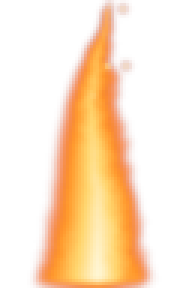
#> input picture Assets/Resources/Props/flame_1.png, 64 x 96 px, given as the content of the folder ../Assets/Resources/Props/Player, which was not available (shown 3 times larger)
$ python import_character_art.py ../Assets/Resources/Props
#> lines starting #> are read from the running program, lines starting #| are printed output that depends on the picture; after the words box and inside, x2 and y2 are one past the last pixel; in counts of white or black regions, pixels touching at a corner belong together; pictures that were not available may be replaced by others from this repository, and a replacement may not be noted
"""Import externally made character frames (128x128 RGBA PNGs named idle_0.. etc.) into the project.
Usage: python Tools/import_character_art.py <folder containing Player/ and Husk/>
Each frame is (1) dropped to the ground line (lowest opaque pixel -> bottom row) and (2) shifted horizontally so the
torso centre sits on a fixed anchor, then placed on a wider 192x128 canvas so swords/capes are not cut off by the shift.
The importer pivot is then (ANCHOR_X / CANVAS_W, 0).  Keep ANCHOR_X / CANVAS_W in sync with SpriteImportProcessor.cs."""
import glob, os, sys
import numpy as np
from PIL import Image
from scipy import ndimage   # pip install scipy

CANVAS_W, CANVAS_H, ANCHOR_X = 192, 128, 80
MIN_BLOB = 150
OUT = os.path.join(os.path.dirname(os.path.abspath(__file__)), '..', 'Assets', 'Resources', 'Sprites')


def process(src, dst):
#> called with src = '_only/flame_1.png'
    im = Image.open(src).convert('RGBA')
#> im is the input picture: PIL image 64x96 RGBA; mean R, G, B, A 185.2, 73.7, 36.2, 76
    arr = np.array(im)
    # drop small detached specks left over from cropping/matting (anything under MIN_BLOB px that is not the main figure)
    lab, n = ndimage.label(arr[..., 3] > 8, structure=np.ones((3, 3)))
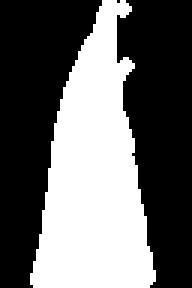
#> lab: shape (96, 64) int32 (shown 3 times larger); values 0 (black) and 1 (white), 40% white; 1 white region, box (x1, y1, x2, y2) and area: (10, 0, 52, 96) 2458
#> n = 1
    if n > 1:
        sizes = ndimage.sum(np.ones_like(lab), lab, index=range(1, n + 1))
        for i, sz in enumerate(sizes, start=1):
            if sz < MIN_BLOB:
                arr[lab == i, 3] = 0
    im = Image.fromarray(arr, 'RGBA')
    a = arr[..., 3].astype(np.float32) / 255.0
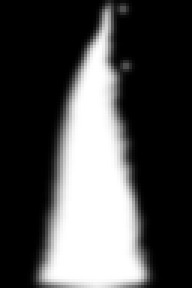
#> a: shape (96, 64) float32 (shown 3 times larger); min 0, max 1, mean 0.298
    ys, xs = np.nonzero(a > 0.03)
#> ys = 2474 values from 0 to 95; xs = 2474 values, max 51 at index 2225, min 10 at index 2267, mean 31.04
    top, bot = ys.min(), ys.max()
#> top = 0; bot = 95
    r0, r1 = int(top + (bot - top) * 0.35), int(top + (bot - top) * 0.60)     # torso band
#> r0 = 33; r1 = 57
    band = a[r0:r1]
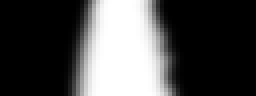
#> band: shape (24, 64) float32 (shown 4 times larger); min 0, max 1, mean 0.3
    cx = (band * np.arange(a.shape[1])[None, :]).sum() / max(band.sum(), 1e-6)
#> cx = 30.28
    dx = int(round(ANCHOR_X - cx))
#> dx = 50
    dy = (CANVAS_H - 1) - int(bot)                                              # feet on the bottom row
#> dy = 32
    canvas = Image.new('RGBA', (CANVAS_W, CANVAS_H), (0, 0, 0, 0))
#> canvas: PIL image 192x128 RGBA; every value is 0
    canvas.alpha_composite(im, (dx, dy)) if (dx >= 0 and dy >= 0) else canvas.paste(im, (dx, dy), im)
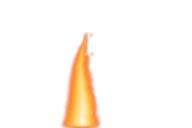
#> canvas: PIL image 192x128 RGBA; mean R, G, B, A 25.4, 14.5, 6.5, 19; transparent parts drawn white
    canvas.save(dst)
    return dx, dy


if __name__ == '__main__':
    root = sys.argv[1]
    for who in ('Player', 'Husk'):
        os.makedirs(os.path.join(OUT, who), exist_ok=True)
        for f in sorted(glob.glob(os.path.join(root, who, '*.png')) or glob.glob(os.path.join(root, 'Assets', 'Resources', 'Sprites', who, '*.png'))):
            dx, dy = process(f, os.path.join(OUT, who, os.path.basename(f)))
            print(who, os.path.basename(f), 'shift', dx, dy)
#| Player flame_1.png shift 50 32
